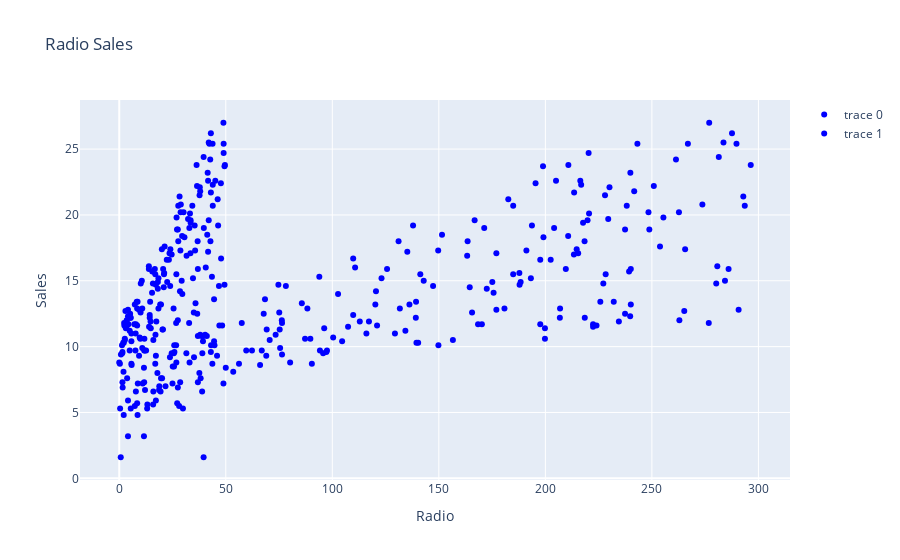

The notebook cell this image was saved under:
### Code cell
#RADIO SALES
fig.add_trace(go.Scatter(x=df['Radio'], y=df['Sales'], mode='markers', marker=dict(color='blue')))
## Here we update these values under function attributes such as title,xaxis_title and yaxis_title
fig.update_layout(title='Radio Sales', xaxis_title='Radio', yaxis_title='Sales')
# Display the figure
fig.show()

### Figure 1 — Plotly figure (JSON) as saved in the notebook; plotly's stock layout.template omitted (floating-point values rounded to 4 significant figures; data arrays with more than 128 entries replaced by an {"elided": "..."} marker saying what was removed)
{"data": [{"marker": {"color": "blue"}, "mode": "markers", "type": "scatter", "x": {"elided": "200 float values"}, "y": {"elided": "200 float values"}}, {"marker": {"color": "blue"}, "mode": "markers", "type": "scatter", "x": {"elided": "200 float values"}, "y": {"elided": "200 float values"}}], "layout": {"title": {"text": "Radio Sales"}, "xaxis": {"title": {"text": "Radio"}}, "yaxis": {"title": {"text": "Sales"}}}}
